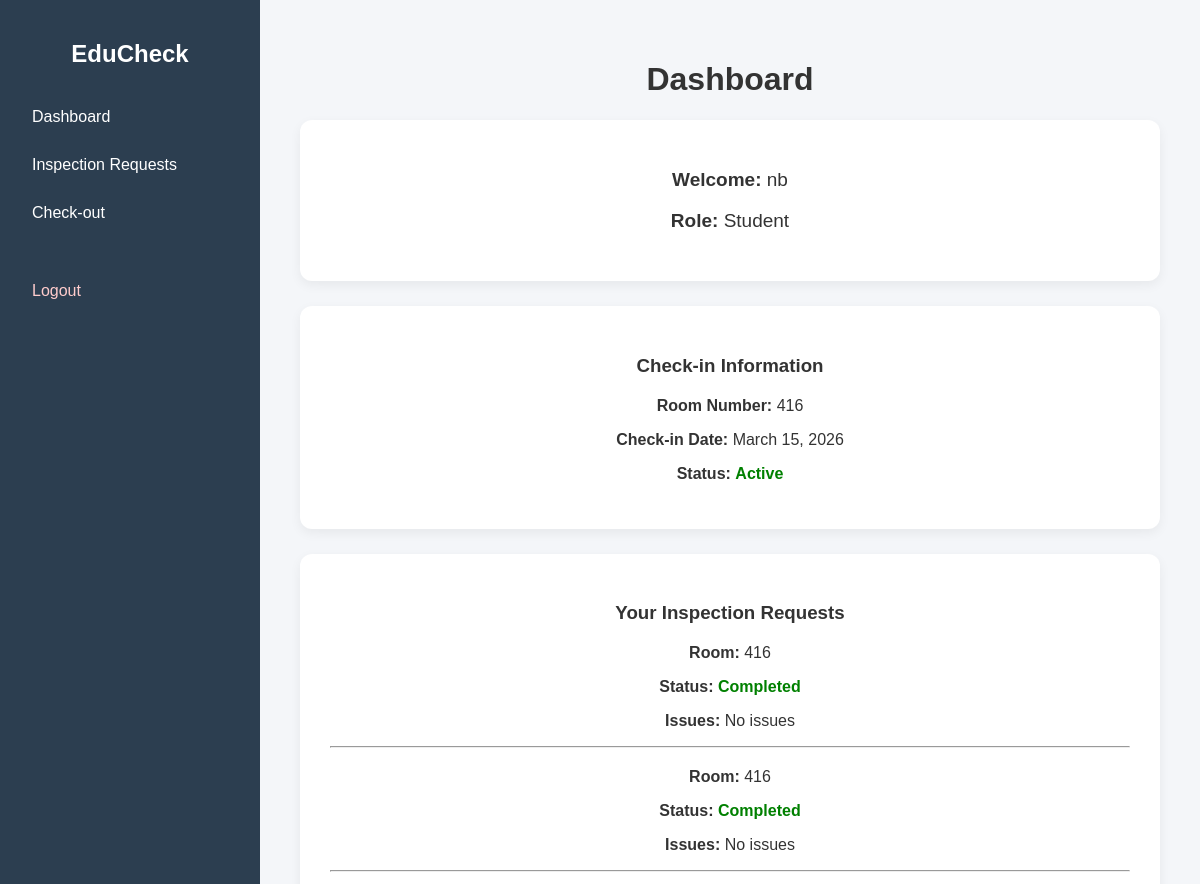
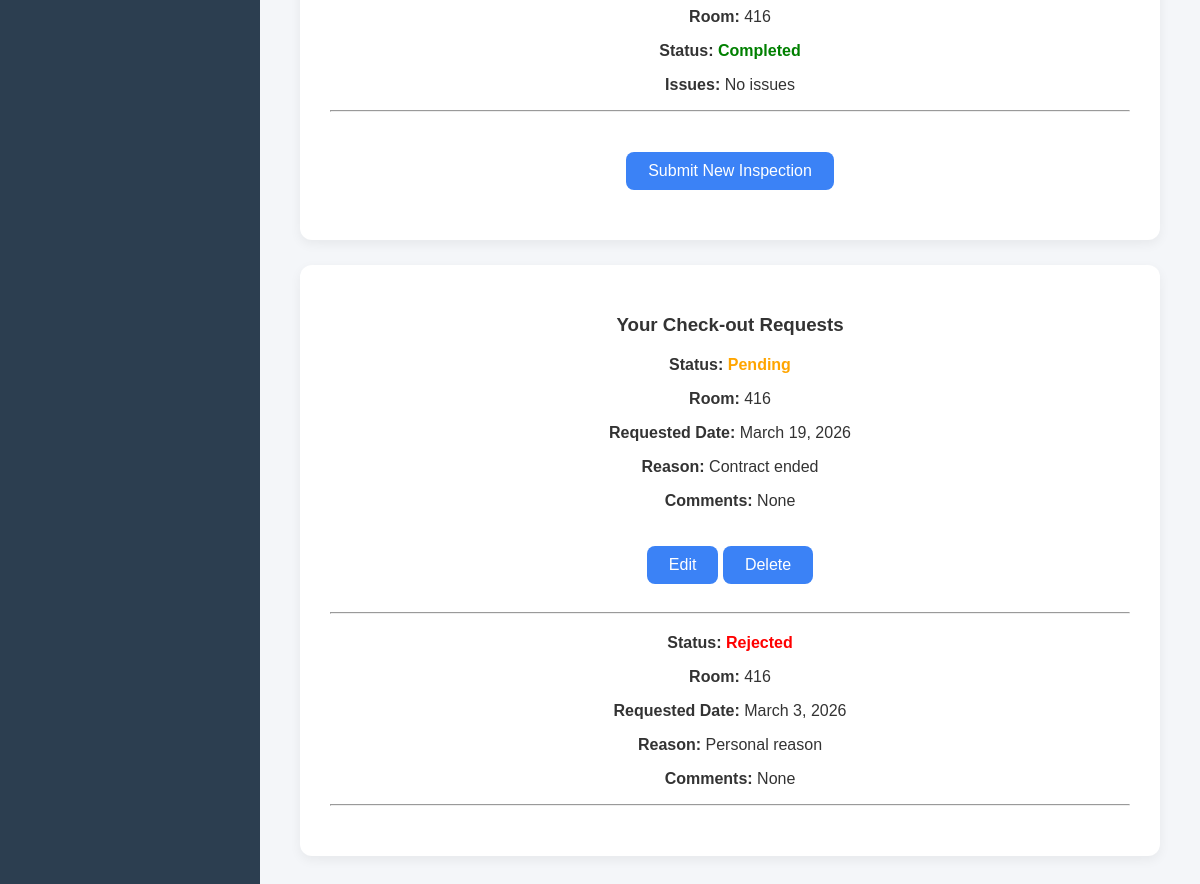
/ (signed in), run on the app's committed database (2 pictures, top to bottom).
### accommodation/models.py (models this page shows, shortened)
class UserProfile(models.Model):
    ROLE_CHOICES = (
        ('student', 'Student'),
        ('admin', 'Administrator'),
    )
    user = models.OneToOneField(User, on_delete=models.CASCADE)
    role = models.CharField(
        max_length=10,
        choices=ROLE_CHOICES,
        default='student'
    )
    student_id = models.CharField(max_length=20, blank=True, null=True)
    admin_department = models.CharField(max_length=50, blank=True, null=True)

class CheckInRecord(models.Model):
    STATUS_CHOICES = (
        ('active', 'Active'),
        ('checked_out', 'Checked Out'),
    )
    student = models.ForeignKey(
        UserProfile,
        on_delete=models.CASCADE,
        limit_choices_to={'role': 'student'}
    )
    room_number = models.CharField(max_length=10)
    status = models.CharField(
        max_length=20,
        choices=STATUS_CHOICES,
        default="active"
    )
    check_in_date = models.DateField(auto_now_add=True)
    created_at = models.DateTimeField(auto_now_add=True)
    updated_at = models.DateTimeField(auto_now=True)

class RoomInspection(models.Model):
    STATUS_CHOICES = (
        ('submitted', 'Submitted'),
        ('fixing', 'Fixing'),
        ('completed', 'Completed'),
    )
    student = models.ForeignKey(UserProfile, on_delete=models.CASCADE)
    room_number = models.CharField(max_length=10, null=True, blank=True)
    issues = models.TextField(blank=True, null=True)
    comments = models.TextField(blank=True, null=True)
    status = models.CharField(
        max_length=20,
        choices=STATUS_CHOICES,
        default='submitted'
    )
    created_at = models.DateTimeField(auto_now_add=True)

class CheckOutRequest(models.Model):
    STATUS_CHOICES = (
        ('pending', 'Pending'),
        ('approved', 'Approved'),
        ('rejected', 'Rejected'),
        ('completed', 'Completed'),
    )
    student = models.ForeignKey(UserProfile, on_delete=models.CASCADE)
    check_in_record = models.ForeignKey(
        CheckInRecord,
        on_delete=models.SET_NULL,
        null=True,
        blank=True
    )
    room_number = models.CharField(max_length=10, null=True, blank=True)
    requested_check_out_date = models.DateField()
    reason = models.CharField(max_length=100)
    issues = models.TextField(blank=True, null=True)
    comments = models.TextField(blank=True, null=True)
    status = models.CharField(
        max_length=10,
        choices=STATUS_CHOICES,
        default='pending'
    )
    admin_note = models.TextField(blank=True, null=True)
    created_at = models.DateTimeField(auto_now_add=True)
    updated_at = models.DateTimeField(auto_now=True)

### accommodation/views.py (the view, shortened to what this page needs)
# urls.py: path('', views.dashboard_view, name='dashboard'),
@login_required
def dashboard_view(request):
    profile = get_object_or_404(UserProfile, user=request.user)
    context = {"profile": profile}
    if profile.role == "student":
        check_in = CheckInRecord.objects.filter(
            student=profile,
            status="active"
        ).first()
        check_out_requests = CheckOutRequest.objects.filter(
            student=profile
        ).order_by("-created_at")
        inspections = RoomInspection.objects.filter(
            student=profile
        ).order_by("-created_at")
        allow_create_checkout = True
        for req in check_out_requests:
            if req.status in ["pending", "approved", "completed"]:
                allow_create_checkout = False
                break
        context["check_in"] = check_in
        context["check_out_requests"] = check_out_requests
        context["inspections"] = inspections
        context["allow_create_checkout"] = allow_create_checkout
    return render(request, "accommodation/dashboard.html", context)

### accommodation/templates/accommodation/dashboard.html (shortened to what this page needs)
{% extends 'accommodation/base.html' %}
{% block content %}
<h1>Dashboard</h1>
<div class="card">
<p class="info-text"><strong>Welcome:</strong> {{ request.user.username }}</p>
<p class="info-text"><strong>Role:</strong> {{ profile.role|title }}</p>
</div>
{% if profile.role == "student" %}
<div class="card">
<h3>Check-in Information</h3>
{% if check_in %}
<p><strong>Room Number:</strong> {{ check_in.room_number }}</p>
<p><strong>Check-in Date:</strong> {{ check_in.check_in_date }}</p>
<p>
<strong>Status:</strong>
{% if check_in.status == "active" %}
<span style="color:green;font-weight:600">Active</span>
{% elif check_in.status == "checked_out" %}
<span style="color:gray;font-weight:600">Checked Out</span>
{% endif %}
</p>
{% else %}
<p>No check-in record.</p>
{% endif %}
</div>
<div class="card">
<h3>Your Inspection Requests</h3>
{% for i in inspections %}
<div style="margin-bottom:20px">
<p><strong>Room:</strong> {{ i.room_number }}</p>
<p><strong>Status:</strong>
{% if i.status == "submitted" %}
<span style="color:red;font-weight:600">Submitted</span>
{% elif i.status == "fixing" %}
<span style="color:orange;font-weight:600">Fixing</span>
{% elif i.status == "completed" %}
<span style="color:green;font-weight:600">Completed</span>
{% endif %}
</p>
<p><strong>Issues:</strong>
{% if i.issues %}
{{ i.issues }}
{% else %}
No issues
{% endif %}
</p>
<hr>
</div>
{% empty %}
<p>No inspection records.</p>
{% endfor %}
<a class="btn" href="{% url 'inspection' %}">
Submit New Inspection
</a>
</div>
<div class="card">
<h3>Your Check-out Requests</h3>
{% for req in check_out_requests %}
<div style="margin-bottom:20px">
<p><strong>Status:</strong>
{% if req.status == "pending" %}
<span style="color:orange;font-weight:600">Pending</span>
{% elif req.status == "approved" %}
<span style="color:green;font-weight:600">Approved</span>
{% elif req.status == "completed" %}
<span style="color:blue;font-weight:600">Completed</span>
{% else %}
<span style="color:red;font-weight:600">Rejected</span>
{% endif %}
</p>
<p><strong>Room:</strong> {{ req.room_number }}</p>
<p><strong>Requested Date:</strong> {{ req.requested_check_out_date }}</p>
<p><strong>Reason:</strong> {{ req.reason }}</p>
{% if req.comments %}
<p><strong>Comments:</strong> {{ req.comments }}</p>
{% endif %}
{% if req.status == "pending" %}
<a class="btn" href="{% url 'edit_check_out' req.id %}">Edit</a>
<a class="btn"
href="{% url 'delete_check_out' req.id %}"
onclick="return confirm('Confirm delete?');">
Delete
</a>
{% endif %}
<hr>
</div>
{% empty %}
<p>No check-out requests.</p>
{% endfor %}
</div>
{% endif %}
{% endblock %}

### static/css/custom.css (style rules this page uses)
body { margin:0; font-family:Arial, sans-serif; background:#f4f6f9; color:#333; }
h1,h2,h3 { text-align:center; }
.card { background:white; padding:30px; margin-bottom:25px; border-radius:12px; box-shadow:0 4px 12px rgba(0,0,0,0.06); }
.card h3 { margin-bottom:20px; text-align:center; }
.info-text { font-size:19px !important; font-weight:500; text-align:center; }
.btn { display:inline-block; padding:10px 22px; background:#3b82f6; color:white; font-size:16px; border-radius:8px; text-decoration:none; border:none; cursor:pointer; width:auto; margin:20px auto; transition:all 0.25s; }
h1 { text-align:center; }
.card h3 { text-align:center; }
.card { text-align:center; }

### data on the page
UserProfile: role "Student"
CheckInRecord: room_number "416", check_in_date "March 15, 2026"
RoomInspection: room_number "416", status "Completed", issues "No issues"
RoomInspection: room_number "416", status "Completed", issues "No issues"
RoomInspection: room_number "416", status "Completed", issues "No issues"
CheckOutRequest: status "Pending", room_number "416", requested_check_out_date "March 19, 2026", reason "Contract ended", comments "None"
CheckOutRequest: status "Rejected", room_number "416", requested_check_out_date "March 3, 2026", reason "Personal reason", comments "None"

### other printed values
{{ request.user.username }} "nb"
